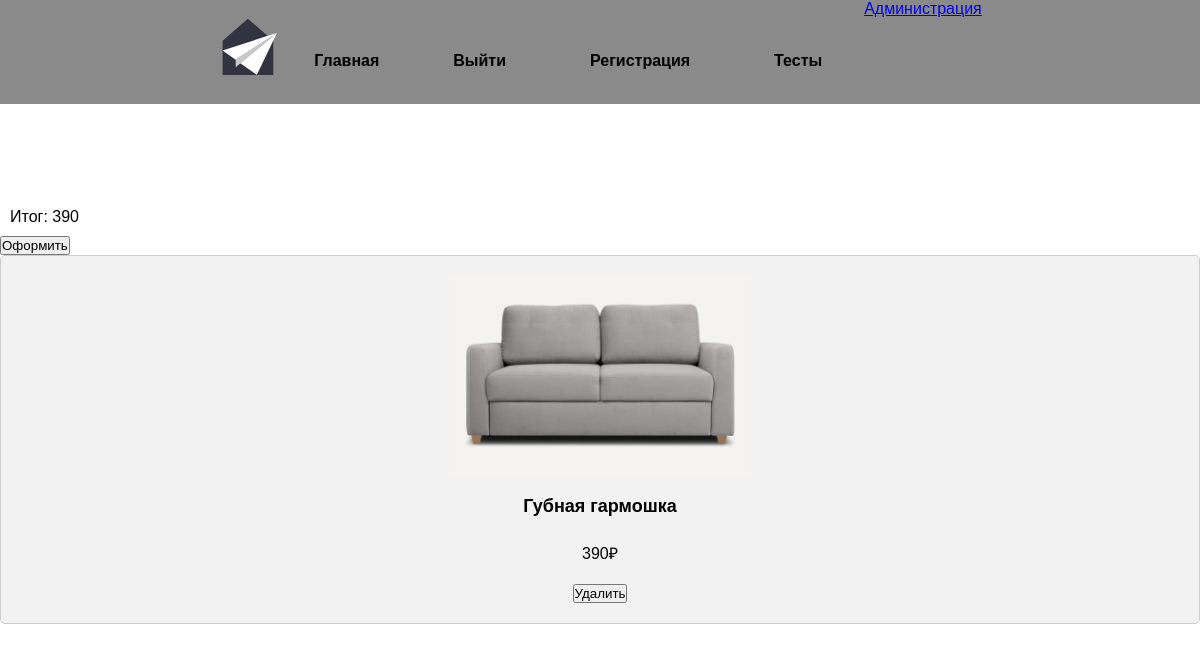
Page /pages/shoppingCart.php (signed in) on the committed database.
### tables this page shows
CREATE TABLE `Cart` (
  `id` int NOT NULL,
  `client_id` int NOT NULL,
  `product_id` int NOT NULL
);

CREATE TABLE `Product` (
  `id` int NOT NULL,
  `name` varchar(255) NOT NULL,
  `price` int NOT NULL,
  `image_path` longtext NOT NULL
);

### pages/shoppingCart.php (the view, shortened to what this page needs)
<!DOCTYPE html>
<html lang="en">
<head>
    <link rel="stylesheet" href="../css/product.css">
</head>
<body>
    <?php require("../php/header.php");?><br><br><br><br><br><br><br><br><br><br><br>
    <div class="makeOrder">
        <?php
            require("../php/connect.php");
            $sql = 'SELECT SUM(price) as total from Cart
            INNER join Product on Cart.product_id = Product.id WHERE client_id = '.$_SESSION['id'];
            if($result = $conn->query($sql))
            {
                foreach ($result as $row) {
                    echo "<p>Итог: ".$row['total']."</p>";
                }
            }
        ?>
        <button type="submit">Оформить</button>
    </div>
    <div class="product-list">
    <?php
            require("../php/connect.php");
            $sql = "SELECT * FROM Cart
                INNER JOIN Product ON Cart.product_id = Product.id
                WHERE client_id = ".$_SESSION['id'];
            if($result = $conn->query($sql))
            {
                foreach ($result as $row) {
                    echo "<form action='../php/deleteProduct.php' method='post'>";
                    echo "<div class='product-item'>";
                    echo "<img class='product-img' src='".'../'.$row['image_path']."'/>";
                    echo "<p class='product-title'>".$row['name']."</p>";
                    echo "<p class='product-price'>".$row['price'].'₽'."</p>";
                    echo "<input type='submit' class='delete' value='Удалить' />";
                    echo "</div>";
                    echo "</form>";
                }
            }
        ?>
    </div>
</body>
</html>

### php/header.php (shortened to what this page needs)
<header class="header">
<link rel="stylesheet" href="../style.css">
<div class="otstup">
  <div class="logo-headar">
    <img href="index.php" src="../logo.svg"   id="logo-headar" >
  </div>
  <div class="menu">
	   <a href="../index.php" class="underline-one weg">Главная</a>
  </div>
            <?php
                if(isset($_SESSION['isLoggined']))
                {
                    echo '<div class="menu">
                    <p> <a href="../php/exit.php"  class="underline-one weg" style="color: black;">Выйти</a> </p>
                    </div>';
                    echo '<div class="menu">
                    <p> <a href="../pages/register.php"  class="underline-one weg" style="color: black;">Регистрация</a> </p>
                    </div>';
                    echo '<div class="menu">
                    <p> <a href="../pages/test.php"  class="underline-one weg" style="color: black;">Тесты</a> </p>
                    </div>';
                }
                else
                {
                    '<div class="menu">
                    <p> <a href="../pages/login.php"  class="underline-one weg" style="color: black;">Войти</a> </p>
                    </div>';
                }
                if(isset($_SESSION['isAdmin']) && $_SESSION['isAdmin'] == 1)
                {
                    echo "<a href='../pages/admin.php'>Администрация</a>";
                }
            ?>
    </header>

### css/product.css (style rules this page uses)
.product-list { display: grid; grid-template-columns: repeat(auto-fit, minmax(300px, 1fr)); gap: 20px; }
.product-item { display: flex; flex-direction: column; align-items: center; justify-content: center; padding: 20px; background-color: #f2f2f2; border: solid 1px #ccc; border-radius: 5px; }
.product-img { width: 300px; height: 200px; object-fit: cover; margin-bottom: 10px; }
.product-title { font-size: 18px; font-weight: bold; margin-bottom: 5px; }
.product-price { font-size: 16px; margin-bottom: 10px; }

### style.css (style rules this page uses)
* { margin: 0; padding: 0; box-sizing: border-box; }
body { font-family: Arial, sans-serif; background-color: rgb(97, 97, 97)34); }
.header { text-align: center; justify-content: safe left; width: 100%; height: 13vh; position: absolute; z-index: 1; background: rgb(138, 138, 138); transition: transform 0.1s ease; }
.otstup { display: flex; justify-content: center; }
.logo-headar { height: auto; align-items: center; justify-content: center; width: auto; }
#logo-headar { width: vw; height: 14vh; margin-top: -0.8vh; margin-left: -2vw; margin-right: -2vw; }
.menu { padding: 4vh; margin-left: 50px; display: flex; height: auto; align-items: center; justify-content: center; width: auto; }
.underline-one { color: black; position: relative; cursor: pointer; text-decoration: none; }
.weg { font-weight: bold; }
.underline-one:after { content: ""; display: block; position: absolute; right: 0; bottom: -3px; width: 0; height: 2px; background-color: black; transition: width 0.5s; }
.social-icon, .menu { position: relative; display: flex; justify-content: center; align-items: center; margin: 10px 0; flex-wrap: wrap; }
h1, p { margin: 0; padding: 10px; }

### rows in the picture
cart: product.image_path (picture), product.name "Губная гармошка", product.price "390"

### other values in the picture
$row['total'] "390"
